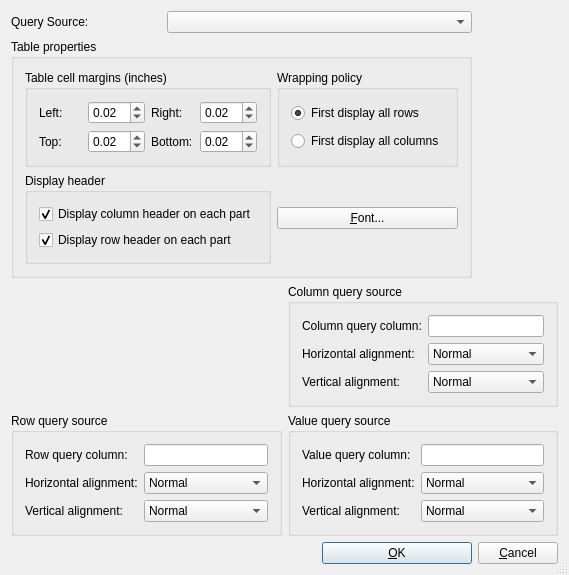
<ui version="4.0" >
 <comment> * OpenRPT report writer and rendering engine&#xd;
 * Copyright (C) 2001-2012 by OpenMFG, LLC&#xd;
 *&#xd;
 * This library is free software; you can redistribute it and/or&#xd;
 * modify it under the terms of the GNU Lesser General Public&#xd;
 * License as published by the Free Software Foundation; either&#xd;
 * version 2.1 of the License, or (at your option) any later version.&#xd;
 *&#xd;
 * This library is distributed in the hope that it will be useful,&#xd;
 * but WITHOUT ANY WARRANTY; without even the implied warranty of&#xd;
 * MERCHANTABILITY or FITNESS FOR A PARTICULAR PURPOSE. See the GNU&#xd;
 * Lesser General Public License for more details.&#xd;
 *&#xd;
 * You should have received a copy of the GNU Lesser General Public&#xd;
 * License along with this library; if not, write to the Free Software&#xd;
 * Foundation, Inc., 59 Temple Place, Suite 330, Boston, MA 02111-1307 USA&#xd;
 * Please contact info@openmfg.com with any questions on this license.</comment>
 <class>CrossTabEditor</class>
 <widget class="QDialog" name="CrossTabEditor" >
  <property name="geometry" >
   <rect>
    <x>0</x>
    <y>0</y>
    <width>551</width>
    <height>497</height>
   </rect>
  </property>
  <property name="sizePolicy" >
   <sizepolicy vsizetype="Minimum" hsizetype="Minimum" >
    <horstretch>0</horstretch>
    <verstretch>0</verstretch>
   </sizepolicy>
  </property>
  <property name="windowTitle" >
   <string>Properties (Field)</string>
  </property>
  <property name="sizeGripEnabled" >
   <bool>true</bool>
  </property>
  <layout class="QGridLayout" name="gridLayout_9" >
   <item row="0" column="0" >
    <widget class="QLabel" name="TextLabel1_3" >
     <property name="text" >
      <string>Query Source:</string>
     </property>
    </widget>
   </item>
   <item row="0" column="1" colspan="2" >
    <widget class="QueryComboBox" name="cbQuery" />
   </item>
   <item row="1" column="0" colspan="3" >
    <widget class="QGroupBox" name="m_tablePropertiesGroupBox" >
     <property name="title" >
      <string>Table properties</string>
     </property>
     <layout class="QGridLayout" name="gridLayout_7" >
      <item row="0" column="0" >
       <widget class="QGroupBox" name="m_TableCellMarginsGroupBox" >
        <property name="title" >
         <string>Table cell margins (inches)</string>
        </property>
        <layout class="QGridLayout" name="gridLayout_4" >
         <item row="0" column="0" >
          <widget class="QLabel" name="m_cellLeftMarginLabel" >
           <property name="text" >
            <string>Left:</string>
           </property>
          </widget>
         </item>
         <item row="0" column="1" >
          <widget class="QDoubleSpinBox" name="m_cellLeftMarginDoubleSpinBox" >
           <property name="singleStep" >
            <double>0.010000000000000</double>
           </property>
           <property name="value" >
            <double>0.020000000000000</double>
           </property>
          </widget>
         </item>
         <item row="0" column="2" >
          <widget class="QLabel" name="m_cellRightMarginLabel" >
           <property name="text" >
            <string>Right:</string>
           </property>
          </widget>
         </item>
         <item row="0" column="3" >
          <widget class="QDoubleSpinBox" name="m_cellRightMarginDoubleSpinBox" >
           <property name="singleStep" >
            <double>0.010000000000000</double>
           </property>
           <property name="value" >
            <double>0.020000000000000</double>
           </property>
          </widget>
         </item>
         <item row="1" column="0" >
          <widget class="QLabel" name="m_cellTopMarginLabel" >
           <property name="text" >
            <string>Top:</string>
           </property>
          </widget>
         </item>
         <item row="1" column="1" >
          <widget class="QDoubleSpinBox" name="m_cellTopMarginDoubleSpinBox" >
           <property name="singleStep" >
            <double>0.010000000000000</double>
           </property>
           <property name="value" >
            <double>0.020000000000000</double>
           </property>
          </widget>
         </item>
         <item row="1" column="2" >
          <widget class="QLabel" name="m_cellBottomMarginLabel" >
           <property name="text" >
            <string>Bottom:</string>
           </property>
          </widget>
         </item>
         <item row="1" column="3" >
          <widget class="QDoubleSpinBox" name="m_cellBottomMarginDoubleSpinBox" >
           <property name="singleStep" >
            <double>0.010000000000000</double>
           </property>
           <property name="value" >
            <double>0.020000000000000</double>
           </property>
          </widget>
         </item>
        </layout>
       </widget>
      </item>
      <item row="0" column="1" >
       <widget class="QGroupBox" name="m_tableWrappingPolicyGroupBox" >
        <property name="title" >
         <string>Wrapping policy</string>
        </property>
        <layout class="QGridLayout" name="gridLayout_5" >
         <item row="0" column="0" >
          <widget class="QRadioButton" name="m_wrapRowsFirstRadioButton" >
           <property name="text" >
            <string>First display all rows</string>
           </property>
           <property name="checked" >
            <bool>true</bool>
           </property>
          </widget>
         </item>
         <item row="1" column="0" >
          <widget class="QRadioButton" name="m_wrapColumnsFirstRadioButton" >
           <property name="text" >
            <string>First display all columns</string>
           </property>
          </widget>
         </item>
        </layout>
       </widget>
      </item>
      <item row="1" column="0" >
       <widget class="QGroupBox" name="m_tableDisplayHeaderGroupBox" >
        <property name="title" >
         <string>Display header</string>
        </property>
        <layout class="QGridLayout" name="gridLayout_6" >
         <item row="0" column="0" >
          <widget class="QCheckBox" name="m_tableDisplayColumnHeaderCheckBox" >
           <property name="text" >
            <string>Display column header on each part</string>
           </property>
           <property name="checked" >
            <bool>true</bool>
           </property>
          </widget>
         </item>
         <item row="1" column="0" >
          <widget class="QCheckBox" name="m_tableDisplayRowHeaderCheckBox" >
           <property name="text" >
            <string>Display row header on each part</string>
           </property>
           <property name="checked" >
            <bool>true</bool>
           </property>
          </widget>
         </item>
        </layout>
       </widget>
      </item>
      <item row="1" column="1" >
       <widget class="QPushButton" name="btnFont" >
        <property name="text" >
         <string>&amp;Font...</string>
        </property>
       </widget>
      </item>
     </layout>
    </widget>
   </item>
   <item row="2" column="0" colspan="4" >
    <layout class="QGridLayout" name="gridLayout_8" >
     <item row="0" column="1" >
      <widget class="QGroupBox" name="columnQueryGroupBox" >
       <property name="title" >
        <string>Column query source</string>
       </property>
       <layout class="QGridLayout" name="gridLayout" >
        <item row="0" column="0" >
         <widget class="QLabel" name="columnQueryColumnTextLabel" >
          <property name="sizePolicy" >
           <sizepolicy vsizetype="Minimum" hsizetype="Preferred" >
            <horstretch>0</horstretch>
            <verstretch>0</verstretch>
           </sizepolicy>
          </property>
          <property name="text" >
           <string>Column query column:</string>
          </property>
         </widget>
        </item>
        <item row="0" column="1" >
         <widget class="QLineEdit" name="columnQueryLineEdit" />
        </item>
        <item row="1" column="0" >
         <widget class="QLabel" name="columnQueryHAlignTextLabel" >
          <property name="sizePolicy" >
           <sizepolicy vsizetype="Minimum" hsizetype="Preferred" >
            <horstretch>0</horstretch>
            <verstretch>0</verstretch>
           </sizepolicy>
          </property>
          <property name="text" >
           <string>Horizontal alignment:</string>
          </property>
         </widget>
        </item>
        <item row="1" column="1" >
         <widget class="QComboBox" name="columnQueryHAlignComboBox" >
          <item>
           <property name="text" >
            <string>Normal</string>
           </property>
          </item>
          <item>
           <property name="text" >
            <string>Left</string>
           </property>
          </item>
          <item>
           <property name="text" >
            <string>Center</string>
           </property>
          </item>
          <item>
           <property name="text" >
            <string>Right</string>
           </property>
          </item>
         </widget>
        </item>
        <item row="2" column="0" >
         <widget class="QLabel" name="columnQueryVAlignTextLabel" >
          <property name="sizePolicy" >
           <sizepolicy vsizetype="Minimum" hsizetype="Preferred" >
            <horstretch>0</horstretch>
            <verstretch>0</verstretch>
           </sizepolicy>
          </property>
          <property name="text" >
           <string>Vertical alignment:</string>
          </property>
         </widget>
        </item>
        <item row="2" column="1" >
         <widget class="QComboBox" name="columnQueryVAlignComboBox" >
          <item>
           <property name="text" >
            <string>Normal</string>
           </property>
          </item>
          <item>
           <property name="text" >
            <string>Top</string>
           </property>
          </item>
          <item>
           <property name="text" >
            <string>Center</string>
           </property>
          </item>
          <item>
           <property name="text" >
            <string>Bottom</string>
           </property>
          </item>
         </widget>
        </item>
       </layout>
      </widget>
     </item>
     <item row="1" column="0" >
      <widget class="QGroupBox" name="rowQueryGroupBox" >
       <property name="title" >
        <string>Row query source</string>
       </property>
       <layout class="QGridLayout" name="gridLayout_2" >
        <item row="0" column="0" >
         <widget class="QLabel" name="rowQueryColumnTextLabel" >
          <property name="sizePolicy" >
           <sizepolicy vsizetype="Minimum" hsizetype="Preferred" >
            <horstretch>0</horstretch>
            <verstretch>0</verstretch>
           </sizepolicy>
          </property>
          <property name="text" >
           <string>Row query column:</string>
          </property>
         </widget>
        </item>
        <item row="0" column="1" >
         <widget class="QLineEdit" name="rowQueryLineEdit" />
        </item>
        <item row="1" column="0" >
         <widget class="QLabel" name="rowQueryHAlignTextLabel" >
          <property name="sizePolicy" >
           <sizepolicy vsizetype="Minimum" hsizetype="Preferred" >
            <horstretch>0</horstretch>
            <verstretch>0</verstretch>
           </sizepolicy>
          </property>
          <property name="text" >
           <string>Horizontal alignment:</string>
          </property>
         </widget>
        </item>
        <item row="1" column="1" >
         <widget class="QComboBox" name="rowQueryHAlignComboBox" >
          <item>
           <property name="text" >
            <string>Normal</string>
           </property>
          </item>
          <item>
           <property name="text" >
            <string>Left</string>
           </property>
          </item>
          <item>
           <property name="text" >
            <string>Center</string>
           </property>
          </item>
          <item>
           <property name="text" >
            <string>Right</string>
           </property>
          </item>
         </widget>
        </item>
        <item row="2" column="0" >
         <widget class="QLabel" name="rowQueryVAlignTextLabel" >
          <property name="sizePolicy" >
           <sizepolicy vsizetype="Minimum" hsizetype="Preferred" >
            <horstretch>0</horstretch>
            <verstretch>0</verstretch>
           </sizepolicy>
          </property>
          <property name="text" >
           <string>Vertical alignment:</string>
          </property>
         </widget>
        </item>
        <item row="2" column="1" >
         <widget class="QComboBox" name="rowQueryVAlignComboBox" >
          <item>
           <property name="text" >
            <string>Normal</string>
           </property>
          </item>
          <item>
           <property name="text" >
            <string>Top</string>
           </property>
          </item>
          <item>
           <property name="text" >
            <string>Center</string>
           </property>
          </item>
          <item>
           <property name="text" >
            <string>Bottom</string>
           </property>
          </item>
         </widget>
        </item>
       </layout>
      </widget>
     </item>
     <item row="1" column="1" >
      <widget class="QGroupBox" name="valueQueryGroupBox" >
       <property name="title" >
        <string>Value query source</string>
       </property>
       <layout class="QGridLayout" name="gridLayout_3" >
        <item row="0" column="0" >
         <widget class="QLabel" name="valueQueryColumnTextLabel" >
          <property name="sizePolicy" >
           <sizepolicy vsizetype="Minimum" hsizetype="Preferred" >
            <horstretch>0</horstretch>
            <verstretch>0</verstretch>
           </sizepolicy>
          </property>
          <property name="text" >
           <string>Value query column:</string>
          </property>
         </widget>
        </item>
        <item row="0" column="1" >
         <widget class="QLineEdit" name="valueQueryLineEdit" />
        </item>
        <item row="1" column="0" >
         <widget class="QLabel" name="valueQueryHAlignTextLabel" >
          <property name="sizePolicy" >
           <sizepolicy vsizetype="Minimum" hsizetype="Preferred" >
            <horstretch>0</horstretch>
            <verstretch>0</verstretch>
           </sizepolicy>
          </property>
          <property name="text" >
           <string>Horizontal alignment:</string>
          </property>
         </widget>
        </item>
        <item row="1" column="1" >
         <widget class="QComboBox" name="valueQueryHAlignComboBox" >
          <item>
           <property name="text" >
            <string>Normal</string>
           </property>
          </item>
          <item>
           <property name="text" >
            <string>Left</string>
           </property>
          </item>
          <item>
           <property name="text" >
            <string>Center</string>
           </property>
          </item>
          <item>
           <property name="text" >
            <string>Right</string>
           </property>
          </item>
         </widget>
        </item>
        <item row="2" column="0" >
         <widget class="QLabel" name="valueQueryVAlignTextLabel" >
          <property name="sizePolicy" >
           <sizepolicy vsizetype="Minimum" hsizetype="Preferred" >
            <horstretch>0</horstretch>
            <verstretch>0</verstretch>
           </sizepolicy>
          </property>
          <property name="text" >
           <string>Vertical alignment:</string>
          </property>
         </widget>
        </item>
        <item row="2" column="1" >
         <widget class="QComboBox" name="valueQueryVAlignComboBox" >
          <item>
           <property name="text" >
            <string>Normal</string>
           </property>
          </item>
          <item>
           <property name="text" >
            <string>Top</string>
           </property>
          </item>
          <item>
           <property name="text" >
            <string>Center</string>
           </property>
          </item>
          <item>
           <property name="text" >
            <string>Bottom</string>
           </property>
          </item>
         </widget>
        </item>
       </layout>
      </widget>
     </item>
    </layout>
   </item>
   <item row="3" column="2" >
    <widget class="QPushButton" name="buttonOk" >
     <property name="text" >
      <string>&amp;OK</string>
     </property>
     <property name="shortcut" >
      <string>Alt+O</string>
     </property>
     <property name="autoDefault" >
      <bool>true</bool>
     </property>
     <property name="default" >
      <bool>true</bool>
     </property>
    </widget>
   </item>
   <item row="3" column="3" >
    <widget class="QPushButton" name="buttonCancel" >
     <property name="text" >
      <string>&amp;Cancel</string>
     </property>
     <property name="shortcut" >
      <string>Alt+C</string>
     </property>
     <property name="autoDefault" >
      <bool>true</bool>
     </property>
    </widget>
   </item>
  </layout>
 </widget>
 <layoutdefault spacing="6" margin="11" />
 <customwidgets>
  <customwidget>
   <class>QueryComboBox</class>
   <extends>QComboBox</extends>
   <header>querycombobox.h</header>
  </customwidget>
 </customwidgets>
 <tabstops>
  <tabstop>cbQuery</tabstop>
  <tabstop>columnQueryLineEdit</tabstop>
  <tabstop>btnFont</tabstop>
  <tabstop>buttonOk</tabstop>
  <tabstop>buttonCancel</tabstop>
 </tabstops>
 <resources/>
 <connections>
  <connection>
   <sender>buttonOk</sender>
   <signal>clicked()</signal>
   <receiver>CrossTabEditor</receiver>
   <slot>accept()</slot>
   <hints>
    <hint type="sourcelabel" >
     <x>20</x>
     <y>20</y>
    </hint>
    <hint type="destinationlabel" >
     <x>20</x>
     <y>20</y>
    </hint>
   </hints>
  </connection>
  <connection>
   <sender>buttonCancel</sender>
   <signal>clicked()</signal>
   <receiver>CrossTabEditor</receiver>
   <slot>reject()</slot>
   <hints>
    <hint type="sourcelabel" >
     <x>20</x>
     <y>20</y>
    </hint>
    <hint type="destinationlabel" >
     <x>20</x>
     <y>20</y>
    </hint>
   </hints>
  </connection>
 </connections>
</ui>
